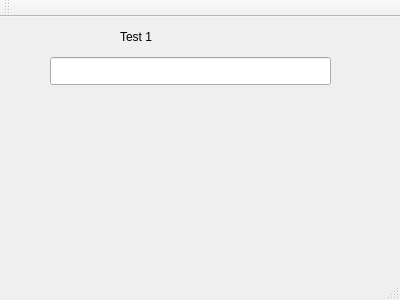
<?xml version="1.0" encoding="UTF-8"?>
<ui version="4.0">
 <class>MainWindow</class>
 <widget class="QMainWindow" name="MainWindow">
  <property name="geometry">
   <rect>
    <x>0</x>
    <y>0</y>
    <width>400</width>
    <height>300</height>
   </rect>
  </property>
  <property name="windowTitle">
   <string>MainWindow</string>
  </property>
  <widget class="QWidget" name="centralWidget">
   <widget class="QLineEdit" name="lineEdit_test1">
    <property name="geometry">
     <rect>
      <x>50</x>
      <y>40</y>
      <width>281</width>
      <height>28</height>
     </rect>
    </property>
   </widget>
   <widget class="QLabel" name="label_test1">
    <property name="geometry">
     <rect>
      <x>120</x>
      <y>10</y>
      <width>161</width>
      <height>20</height>
     </rect>
    </property>
    <property name="text">
     <string>Test 1</string>
    </property>
   </widget>
  </widget>
  <widget class="QMenuBar" name="menuBar">
   <property name="geometry">
    <rect>
     <x>0</x>
     <y>0</y>
     <width>400</width>
     <height>25</height>
    </rect>
   </property>
  </widget>
  <widget class="QToolBar" name="mainToolBar">
   <attribute name="toolBarArea">
    <enum>TopToolBarArea</enum>
   </attribute>
   <attribute name="toolBarBreak">
    <bool>false</bool>
   </attribute>
  </widget>
  <widget class="QStatusBar" name="statusBar"/>
 </widget>
 <layoutdefault spacing="6" margin="11"/>
 <resources/>
 <connections/>
</ui>
